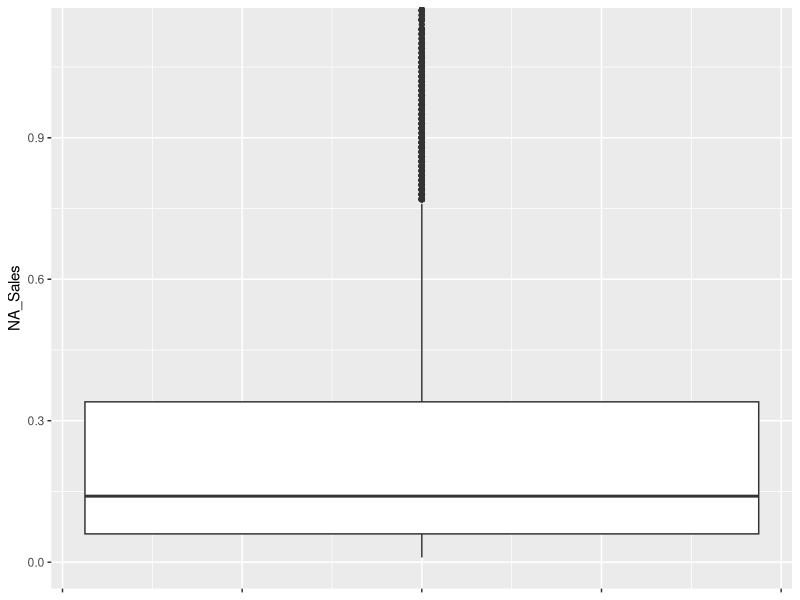
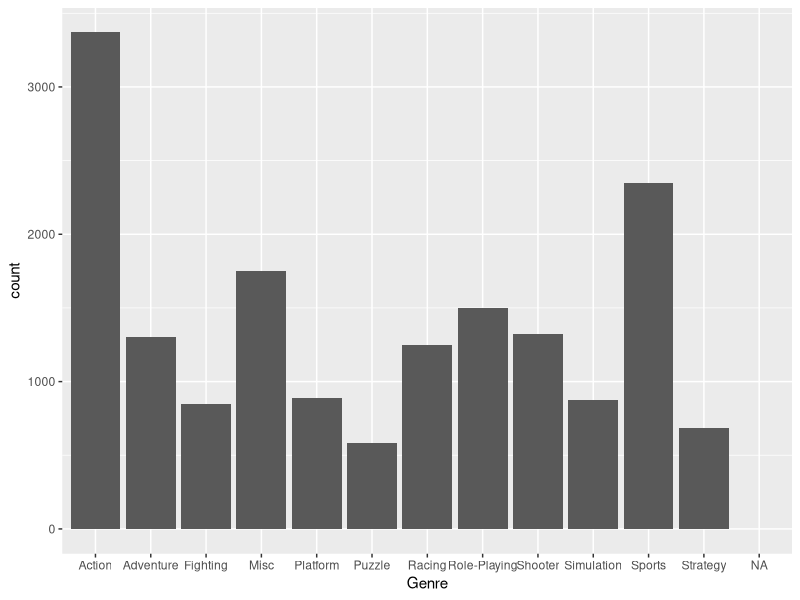
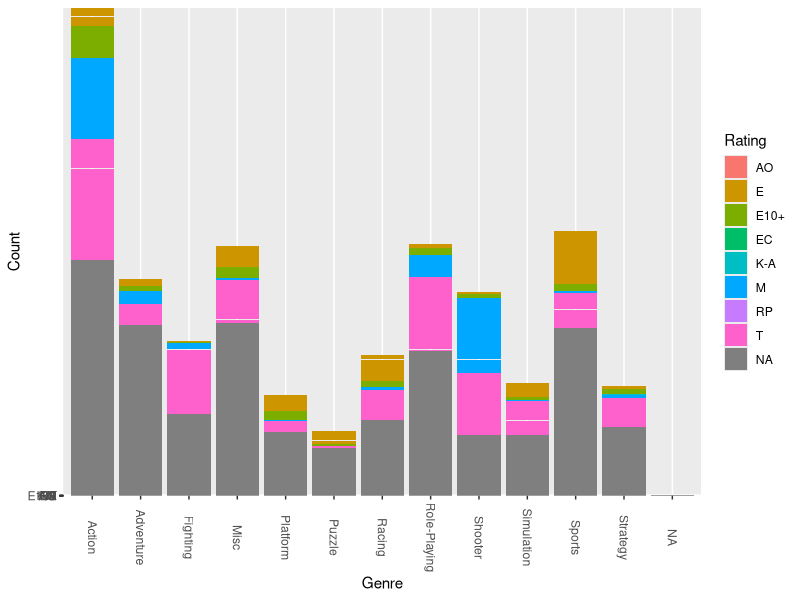
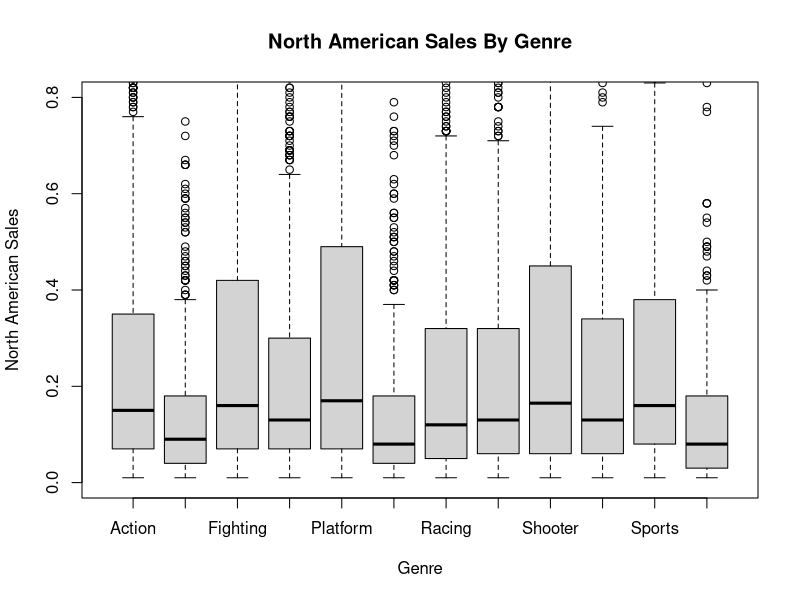
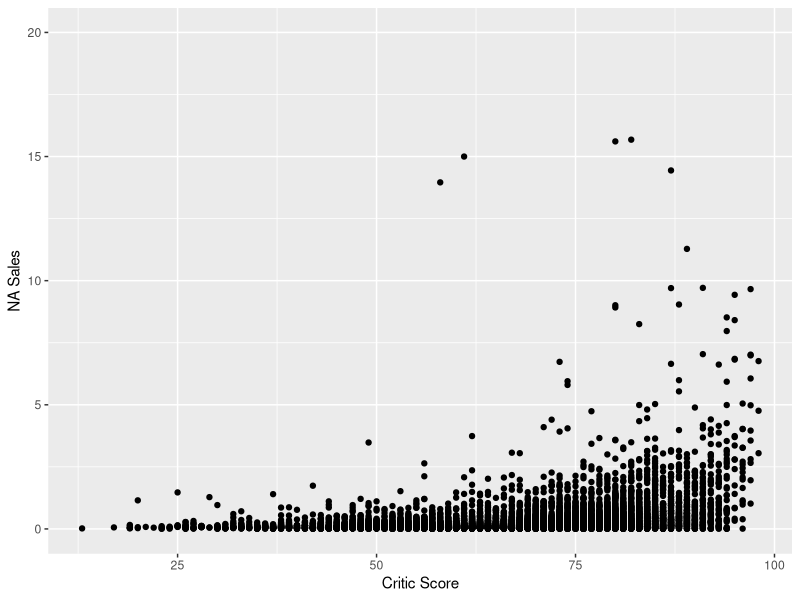

Generate these figures, in order, with R:
## ---- chunk 1
#Loading Libraries
library(tidyverse)

#Loading Dataset
vgs <- read.csv('replaced variables.csv')

#Transforming variables to appropriate data types
vgs$NA_Sales<-as.numeric(vgs$NA_Sales)
vgs$EU_Sales<-as.numeric(vgs$EU_Sales)
vgs$JP_Sales<-as.numeric(vgs$JP_Sales)
vgs$Other_Sales<-as.numeric(vgs$Other_Sales)
vgs$Platform <- as.factor(vgs$Platform)
vgs$Publisher <- as.factor(vgs$Genre)
vgs$Genre <- as.factor(vgs$Genre)
vgs$Developer <- as.factor(vgs$Developer)
vgs$Rating <- as.factor(vgs$Rating)
vgs$Year_of_Release <- as.factor(vgs$Year_of_Release)
vgs$User_Score <- as.numeric(vgs$User_Score)
vgs$Name <- as.character(vgs$Name)
vgs$User_Score <- vgs$User_Score * 10

#Replacing empty entries with NA
vgs$Rating[vgs$Rating %in% c("")]<- NA
vgs$Rating <-factor(vgs$Rating)
vgs$Developer[vgs$Developer %in% c("")]<- NA
vgs$Developer <-factor(vgs$Developer)
vgs$Genre[vgs$Genre %in% c("")]<- NA
vgs$Genre <-factor(vgs$Genre)
## ---- chunk 2
summary(vgs$NA_Sales, na.rm = TRUE) # summarize the variable NA_Sales
sd(vgs$NA_Sales, na.rm = TRUE) # find the standard deviation
IQR(vgs$NA_Sales, na.rm = TRUE) # find the IQR
nasmildthreshold = (.28*1.5) + .28 # mild threshold
print(nasmildthreshold)
nasmaxthreshold = (.28*3) + .28 # extreme threshold
print(nasmaxthreshold)
sum(vgs$NA_Sales>nasmaxthreshold, na.rm = TRUE) # number of observations above the max threshold
ggplot(data = vgs, aes(y = NA_Sales)) + geom_boxplot() + coord_cartesian(ylim = c(0, 1.12))+
  theme(axis.text.x = element_blank())
## ---- chunk 3
#replacing the blank spaces with NA
vgs$Genre[vgs$Genre %in% c("")]<- NA
#creating the frequency table
freq_genre <- table(vgs$Genre)
#creating the relative frequency table
rel_freq_genre <- table(vgs$Genre)/nrow(vgs)
#plotting the frequency of each genre
ggplot(data = vgs) + geom_bar(mapping = aes(x = Genre))
## ---- chunk 4
twoway <- addmargins(table(vgs$Rating, vgs$Genre))
twoway %>% knitr::kable()
ggplot(vgs, aes(fill=Rating, y=Rating, x=Genre)) + geom_bar(position= 'stack', stat='identity') + ylab('Count') + xlab('Genre') + theme(axis.text.x=element_text(angle = -90, vjust = 0.5))
## ---- chunk 5
summary(vgs$NA_Sales)
boxplot(vgs$NA_Sales~vgs$Genre, main = "North American Sales By Genre", xlab =
          "Genre", ylab = "North American Sales", ylim = c(0,0.8))
## ---- chunk 6
ggplot(vgs, aes(Critic_Score, NA_Sales)) + geom_point() +ylab('NA Sales') + xlab('Critic Score') + ylim(0, 20)
